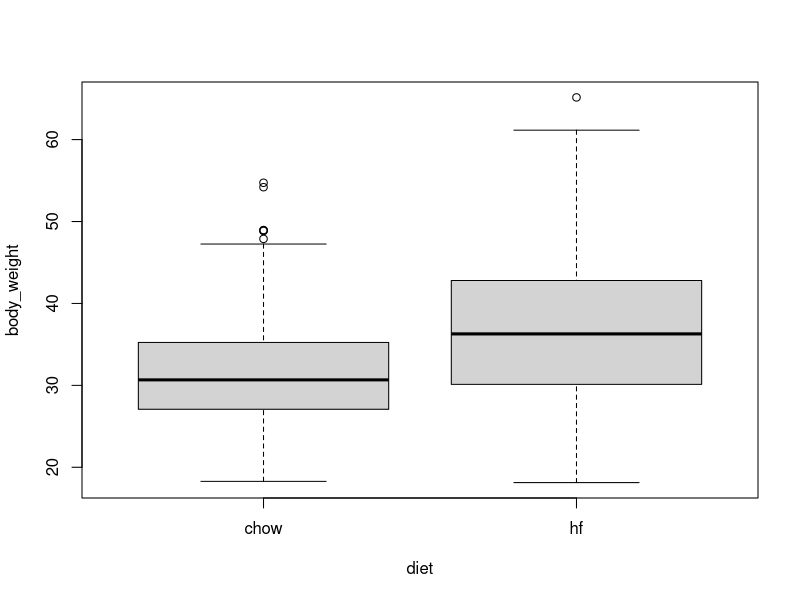
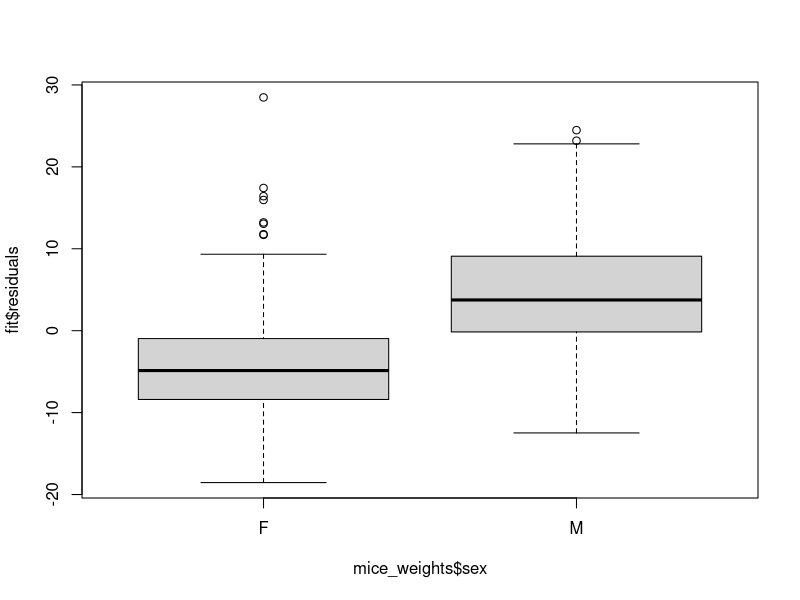
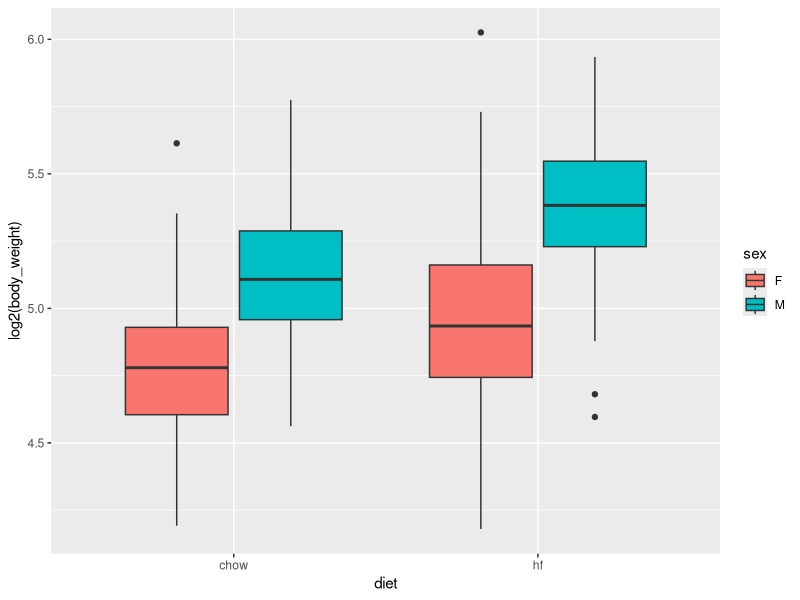
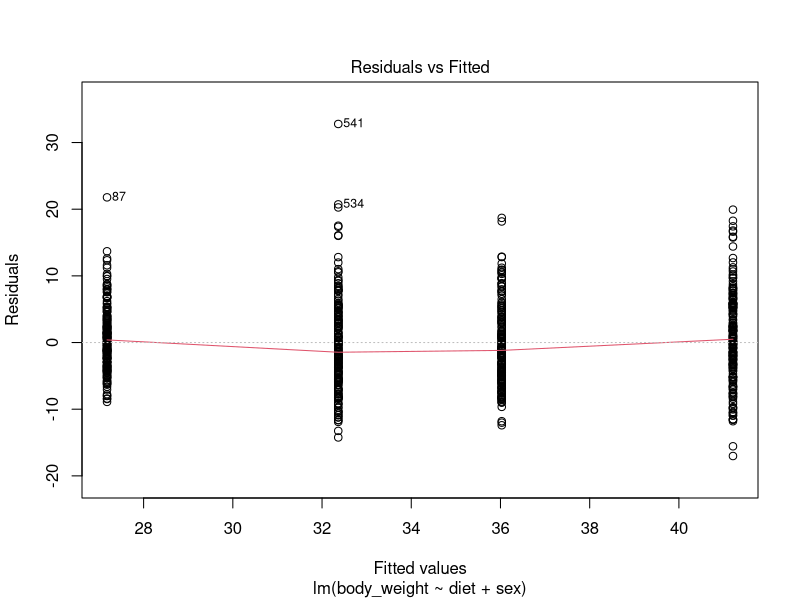
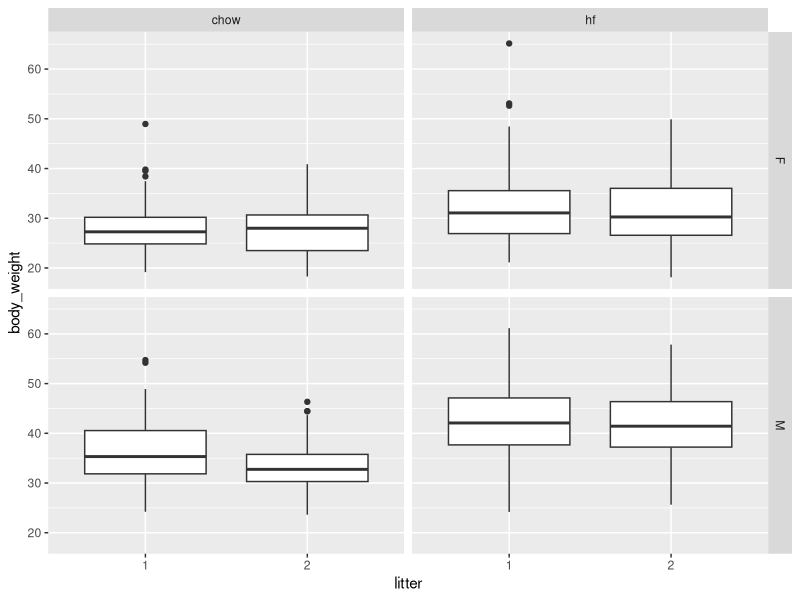

These figures' R source, in order:
## ---- chunk 1
#| message: FALSE
#| echo: FALSE
#| cache: false

library(tidyverse)
library(broom)
library(dslabs)
## ---- chunk 2
library(dslabs)
table(mice_weights$diet)
## ---- chunk 3
with(mice_weights, boxplot(body_weight ~ diet))
## ---- chunk 4
library(tidyverse)
mice_weights |> group_by(diet) |> summarize(average = mean(body_weight))
## ---- chunk 5
stats <- mice_weights |> group_by(diet) |> summarize(xbar = mean(body_weight), s = sd(body_weight), n = n()) 
t_stat <- with(stats, (xbar[2] - xbar[1])/sqrt(s[2]^2/n[2] + s[1]^2/n[1]))
t_stat
## ---- chunk 6
fit <- lm(body_weight ~ diet, data = mice_weights)
## ---- chunk 7
coefficients(summary(fit))
## ---- chunk 8
library(broom)
tidy(fit, conf.int = TRUE) |> filter(term == "diethf")
## ---- chunk 9
c(coefficients(summary(fit))[2,3], t_stat)
## ---- chunk 10
boxplot(fit$residuals ~ mice_weights$sex)
## ---- chunk 11
mice_weights |> ggplot(aes(diet, log2(body_weight), fill = sex)) + geom_boxplot()
## ---- chunk 12
fit <- lm(body_weight ~ diet*sex, data = mice_weights)
## ---- chunk 13
tidy(fit, conf.int = TRUE) |> filter(!str_detect(term, "Intercept"))
## ---- chunk 14
fit <- lm(body_weight ~ diet + sex, data = mice_weights)
## ---- chunk 15
plot(fit, which = 1)
## ---- chunk 16
table(mice_weights$gen)
## ---- chunk 17
fit <- lm(body_weight ~ diet * sex + gen,  data = mice_weights)
## ---- chunk 18
summary(aov(fit))
## ---- chunk 19
breaks <- with(mice_weights, seq(min(body_weight), max(body_weight), 1))
dat <- mutate(mice_weights, group = cut(body_weight, breaks, include_lowest = TRUE))
## ---- chunk 20
mice_weights |> ggplot(aes(litter, body_weight)) + geom_boxplot() + facet_grid(sex~diet)
